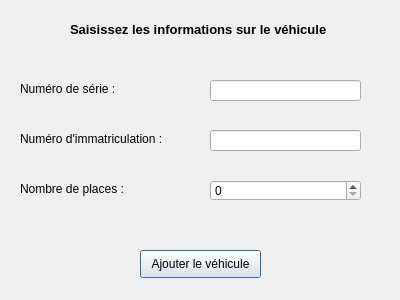
<?xml version="1.0" encoding="UTF-8"?>
<ui version="4.0">
 <class>promenadeqtClass</class>
 <widget class="QDialog" name="promenadeqtClass">
  <property name="geometry">
   <rect>
    <x>0</x>
    <y>0</y>
    <width>400</width>
    <height>300</height>
   </rect>
  </property>
  <property name="windowTitle">
   <string>promenadeqt</string>
  </property>
  <widget class="QPushButton" name="pushButtonAJouter">
   <property name="geometry">
    <rect>
     <x>140</x>
     <y>250</y>
     <width>121</width>
     <height>28</height>
    </rect>
   </property>
   <property name="text">
    <string>Ajouter le véhicule</string>
   </property>
  </widget>
  <widget class="QLabel" name="label">
   <property name="geometry">
    <rect>
     <x>70</x>
     <y>20</y>
     <width>281</width>
     <height>20</height>
    </rect>
   </property>
   <property name="text">
    <string>&lt;!DOCTYPE HTML PUBLIC &quot;-//W3C//DTD HTML 4.0//EN&quot; &quot;http://www.w3.org/TR/REC-html40/strict.dtd&quot;&gt;
&lt;html&gt;&lt;head&gt;&lt;meta name=&quot;qrichtext&quot; content=&quot;1&quot; /&gt;&lt;style type=&quot;text/css&quot;&gt;
p, li { white-space: pre-wrap; }
&lt;/style&gt;&lt;/head&gt;&lt;body style=&quot; font-family:'Noto Sans'; font-size:9pt; font-weight:400; font-style:normal;&quot;&gt;
&lt;table border=&quot;0&quot; style=&quot;-qt-table-type: root; margin-top:4px; margin-bottom:4px; margin-left:4px; margin-right:4px;&quot;&gt;
&lt;tr&gt;
&lt;td style=&quot;border: none;&quot;&gt;
&lt;p style=&quot; margin-top:0px; margin-bottom:0px; margin-left:0px; margin-right:0px; -qt-block-indent:0; text-indent:0px;&quot;&gt;&lt;span style=&quot; font-size:10pt; font-weight:600;&quot;&gt;Saisissez les informations sur le véhicule&lt;/span&gt;&lt;/p&gt;&lt;/td&gt;&lt;/tr&gt;&lt;/table&gt;&lt;/body&gt;&lt;/html&gt;</string>
   </property>
  </widget>
  <widget class="QLabel" name="label_2">
   <property name="geometry">
    <rect>
     <x>20</x>
     <y>80</y>
     <width>111</width>
     <height>17</height>
    </rect>
   </property>
   <property name="text">
    <string>Numéro de série :</string>
   </property>
  </widget>
  <widget class="QLabel" name="label_3">
   <property name="geometry">
    <rect>
     <x>20</x>
     <y>130</y>
     <width>171</width>
     <height>17</height>
    </rect>
   </property>
   <property name="text">
    <string>Numéro d'immatriculation :</string>
   </property>
  </widget>
  <widget class="QLabel" name="label_4">
   <property name="geometry">
    <rect>
     <x>20</x>
     <y>180</y>
     <width>121</width>
     <height>17</height>
    </rect>
   </property>
   <property name="text">
    <string>Nombre de places :</string>
   </property>
  </widget>
  <widget class="QLineEdit" name="lineEdit_niv">
   <property name="geometry">
    <rect>
     <x>210</x>
     <y>80</y>
     <width>151</width>
     <height>21</height>
    </rect>
   </property>
  </widget>
  <widget class="QLineEdit" name="lineEdit_immatriculation">
   <property name="geometry">
    <rect>
     <x>210</x>
     <y>130</y>
     <width>151</width>
     <height>21</height>
    </rect>
   </property>
  </widget>
  <widget class="QSpinBox" name="spinBox_places">
   <property name="geometry">
    <rect>
     <x>210</x>
     <y>180</y>
     <width>151</width>
     <height>21</height>
    </rect>
   </property>
   <property name="toolTip">
    <string/>
   </property>
   <property name="whatsThis">
    <string/>
   </property>
  </widget>
 </widget>
 <layoutdefault spacing="6" margin="11"/>
 <resources/>
 <connections/>
</ui>
